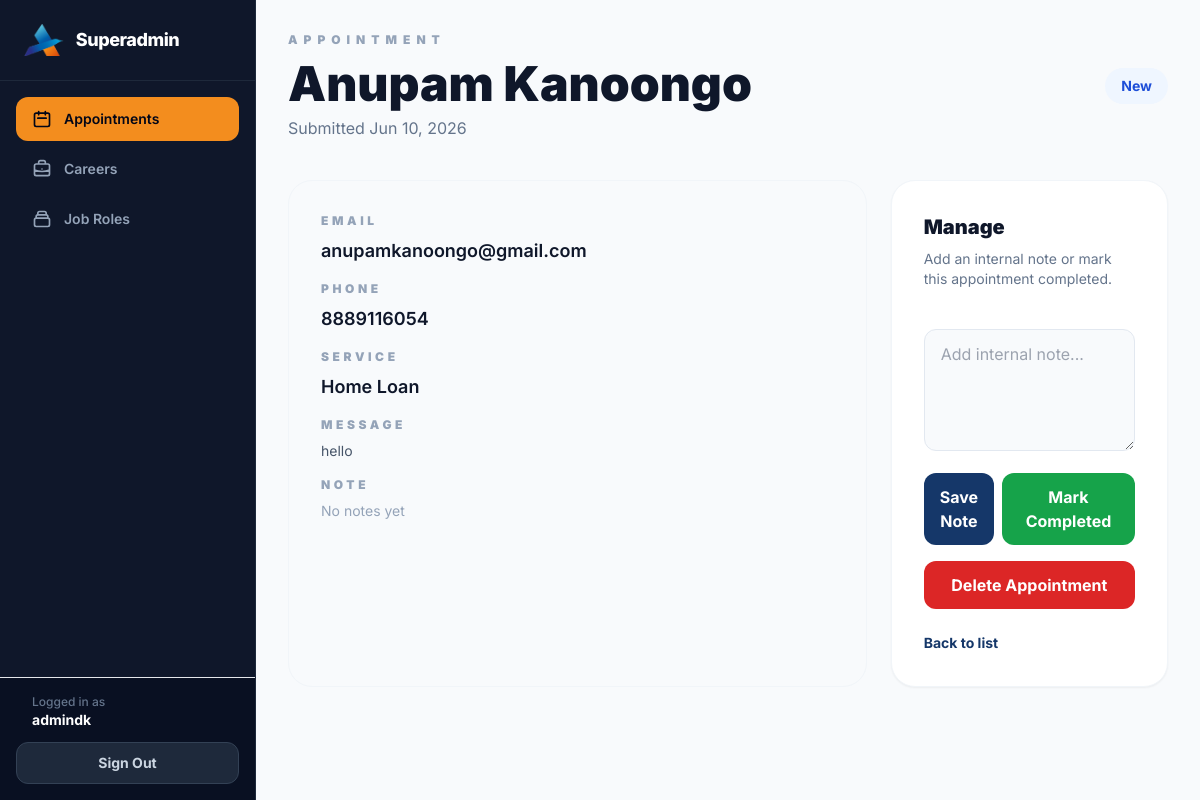
Page /superadmin/appointments/16/ (signed in) on the committed database.
### leads/models.py (models this page shows, shortened)
class Appointment(models.Model):
    SERVICE_CHOICES = [
        ('WEALTH', 'Goal based Wealth creation solutions'),
        ('TERM', 'Term Insurance'),
        ('HEALTH', 'Health Insurance'),
        ('LOANS', 'Loans & Credit Solutions'),
        ('LEGACY', 'Legacy Planning'),
    ]
    full_name = models.CharField(max_length=100)
    email = models.EmailField()
    phone = models.CharField(max_length=15)
    service = models.CharField(max_length=50, choices=SERVICE_CHOICES)
    message = models.TextField(blank=True)
    STATUS_NEW = 'NEW'
    STATUS_COMPLETED = 'COMPLETED'
    STATUS_CANCELED = 'CANCELED'
    STATUS_CHOICES = [
        (STATUS_NEW, 'New'),
        (STATUS_COMPLETED, 'Completed'),
        (STATUS_CANCELED, 'Canceled'),
    ]
    status = models.CharField(max_length=12, choices=STATUS_CHOICES, default=STATUS_NEW)
    note = models.TextField(blank=True)
    reviewed_at = models.DateTimeField(blank=True, null=True)
    created_at = models.DateTimeField(auto_now_add=True) # Kab book kiya

### leads/views.py (the view, shortened to what this page needs)
# urls.py: path('superadmin/appointments/<int:pk>/', views.appointment_detail, name='appointment_detail'),
@login_required(login_url='applications_login')
def appointment_detail(request, pk):
    appointment_obj = get_object_or_404(Appointment, pk=pk)
    return render(request, 'leads/appointment_detail.html', {'appointment': appointment_obj})

### templates/leads/appointment_detail.html (shortened to what this page needs)
{% extends 'leads/superadmin_base.html' %}
{% block superadmin_content %}
<div class="max-w-4xl mx-auto">
        <div class="flex items-center justify-between gap-6">
            <div>
                <p class="text-xs font-black uppercase tracking-[0.5em] text-slate-400">Appointment</p>
                <h1 class="text-3xl md:text-5xl font-black text-slate-900 mt-3">{{ appointment.full_name }}</h1>
                <p class="text-slate-500 mt-2">Submitted {{ appointment.created_at|date:"M d, Y" }}</p>
            </div>
            <span class="inline-flex px-4 py-2 rounded-full text-sm font-bold
                {% if appointment.status == 'NEW' %}bg-blue-50 text-blue-700
                {% elif appointment.status == 'COMPLETED' %}bg-green-50 text-green-700
                {% else %}bg-red-50 text-red-700{% endif %}">
                {{ appointment.get_status_display }}
            </span>
        </div>
        <div class="mt-10 grid grid-cols-1 lg:grid-cols-3 gap-6">
            <div class="lg:col-span-2 bg-slate-50 border border-slate-100 rounded-3xl p-8">
                <div class="space-y-4">
                    <div>
                        <div class="text-xs font-black uppercase tracking-[0.3em] text-slate-400">Email</div>
                        <div class="text-lg font-semibold text-slate-900 mt-2">{{ appointment.email }}</div>
                    </div>
                    <div>
                        <div class="text-xs font-black uppercase tracking-[0.3em] text-slate-400">Phone</div>
                        <div class="text-lg font-semibold text-slate-900 mt-2">{{ appointment.phone }}</div>
                    </div>
                    <div>
                        <div class="text-xs font-black uppercase tracking-[0.3em] text-slate-400">Service</div>
                        <div class="text-lg font-semibold text-slate-900 mt-2">{{ appointment.get_service_display }}</div>
                    </div>
                    <div>
                        <div class="text-xs font-black uppercase tracking-[0.3em] text-slate-400">Message</div>
                        <div class="text-sm text-slate-600 mt-2">{% if appointment.message %}{{ appointment.message }}{% else %}<span class="text-slate-400">No message provided</span>{% endif %}</div>
                    </div>
                    <div>
                        <div class="text-xs font-black uppercase tracking-[0.3em] text-slate-400">Note</div>
                        <div class="text-sm text-slate-600 mt-2">{% if appointment.note %}{{ appointment.note }}{% else %}<span class="text-slate-400">No notes yet</span>{% endif %}</div>
                    </div>
                </div>
            </div>
            <div class="bg-white border border-slate-100 rounded-3xl p-8 shadow-sm">
                <h2 class="text-xl font-black text-slate-900">Manage</h2>
                <p class="text-sm text-slate-500 mt-2">Add an internal note or mark this appointment completed.</p>
                <form method="POST" class="mt-6 space-y-4">
                    <textarea name="note" rows="4" placeholder="Add internal note..." class="w-full px-4 py-3 bg-slate-50 border border-slate-200 rounded-xl"></textarea>
                    <div class="flex gap-2">
                        <button name="save_note" value="1" class="flex-1 px-4 py-3 rounded-xl bg-brand-navy text-white font-bold">Save Note</button>
                        <button name="save_note" value="1" formaction="" class="px-4 py-3 rounded-xl bg-green-600 text-white font-bold" onclick="this.form.mark.value='completed'">Mark Completed</button>
                    </div>
                </form>
                <form method="POST" action="{% url 'appointment_delete' appointment.pk %}" class="mt-4" onsubmit="return confirm('Delete this appointment?');">{% csrf_token %}
                    <button name="delete" value="1" class="w-full px-4 py-3 rounded-xl bg-red-600 text-white font-bold">Delete Appointment</button>
                </form>
                <a href="{% url 'appointments_list' %}" class="inline-flex mt-6 text-sm font-bold text-brand-navy">Back to list</a>
            </div>
</div>
{% endblock %}

### templates/leads/superadmin_base.html (shortened to what this page needs)
{% load static %}
<!DOCTYPE html>
<html lang="en" class="h-full bg-slate-50">
<head>
    <script src="https://cdn.tailwindcss.com"></script>
</head>
<body class="h-full antialiased text-slate-900">
    <div class="flex h-full overflow-hidden">
        <aside class="hidden md:flex md:w-64 md:flex-col bg-slate-900 text-slate-300 border-r border-slate-800 justify-between shrink-0">
            <div>
                <div class="p-6 border-b border-slate-800">
                    <a href="{% url 'home' %}" class="flex items-center gap-3">
                        <img src="{% static 'images/logo-mark.png' %}" alt="Addwise Logo" class="h-8 w-auto">
                        <span class="font-extrabold text-white text-lg tracking-tight">Superadmin</span>
                    </a>
                </div>
                <nav class="p-4 space-y-1.5">
                    <a href="{% url 'appointments_list' %}" class="flex items-center gap-3 px-4 py-3 rounded-xl text-sm font-semibold transition-all {% if 'appointment' in request.path %}bg-brand-yellow text-slate-950 font-bold{% else %}text-slate-400 hover:bg-slate-800 hover:text-white{% endif %}">
                        <svg class="w-5 h-5" fill="none" stroke="currentColor" stroke-width="2" viewBox="0 0 24 24">
                            <path stroke-linecap="round" stroke-linejoin="round" d="M8 7V3m8 4V3m-9 8h10M5 21h14a2 2 0 002-2V7a2 2 0 00-2-2H5a2 2 0 00-2 2v12a2 2 0 002 2z"/>
                        </svg>
                        Appointments
                    </a>
                    <a href="{% url 'applications_list' %}" class="flex items-center gap-3 px-4 py-3 rounded-xl text-sm font-semibold transition-all {% if 'application' in request.path %}bg-brand-yellow text-slate-950 font-bold{% else %}text-slate-400 hover:bg-slate-800 hover:text-white{% endif %}">
                        Careers
                    </a>
                    <a href="{% url 'roles_list' %}" class="flex items-center gap-3 px-4 py-3 rounded-xl text-sm font-semibold transition-all {% if 'role' in request.path %}bg-brand-yellow text-slate-950 font-bold{% else %}text-slate-400 hover:bg-slate-800 hover:text-white{% endif %}">
                        <svg class="w-5 h-5" fill="none" stroke="currentColor" stroke-width="2" viewBox="0 0 24 24">
                            <path stroke-linecap="round" stroke-linejoin="round" d="M19 11H5m14 0a2 2 0 012 2v6a2 2 0 01-2 2H5a2 2 0 01-2-2v-6a2 2 0 012-2m14 0V9a2 2 0 00-2-2M5 11V9a2 2 0 012-2m0 0V5a2 2 0 012-2h6a2 2 0 012 2v2M7 7h10"/>
                        </svg>
                        Job Roles
                    </a>
                </nav>
            </div>
            <div class="p-4 border-t border-slate-850 bg-slate-950/40">
                <div class="px-4 mb-3">
                    <div class="text-xs text-slate-500 font-medium">Logged in as</div>
                    <div class="text-sm font-bold text-white truncate">{{ request.user.username }}</div>
                </div>
                <form method="post" action="{% url 'superadmin_logout' %}">
                    <button type="submit" class="w-full flex items-center justify-center gap-2 px-4 py-2.5 rounded-xl text-sm font-bold bg-slate-800 border border-slate-700 text-slate-300 hover:bg-red-950 hover:text-red-200 hover:border-red-900 transition-all">
                        Sign Out
                    </button>
                </form>
            </div>
        </aside>
        <div class="flex-1 flex flex-col overflow-hidden">
            <main class="flex-1 overflow-y-auto bg-slate-50 focus:outline-none p-4 md:p-8">
                {% block superadmin_content %}{% endblock %}
            </main>
        </div>
    </div>
</body>
</html>

### templates/leads/superadmin_base.html (style rules this page uses)
body { font-family: 'Inter', sans-serif; }

### rows in the picture
Appointment: full_name "Anupam Kanoongo", created_at "Jun 10, 2026", status "New", email "anupamkanoongo@gmail.com", phone "8889116054", service "Home Loan", message "hello"

### other values in the picture
{{ request.user.username }} "admindk"
